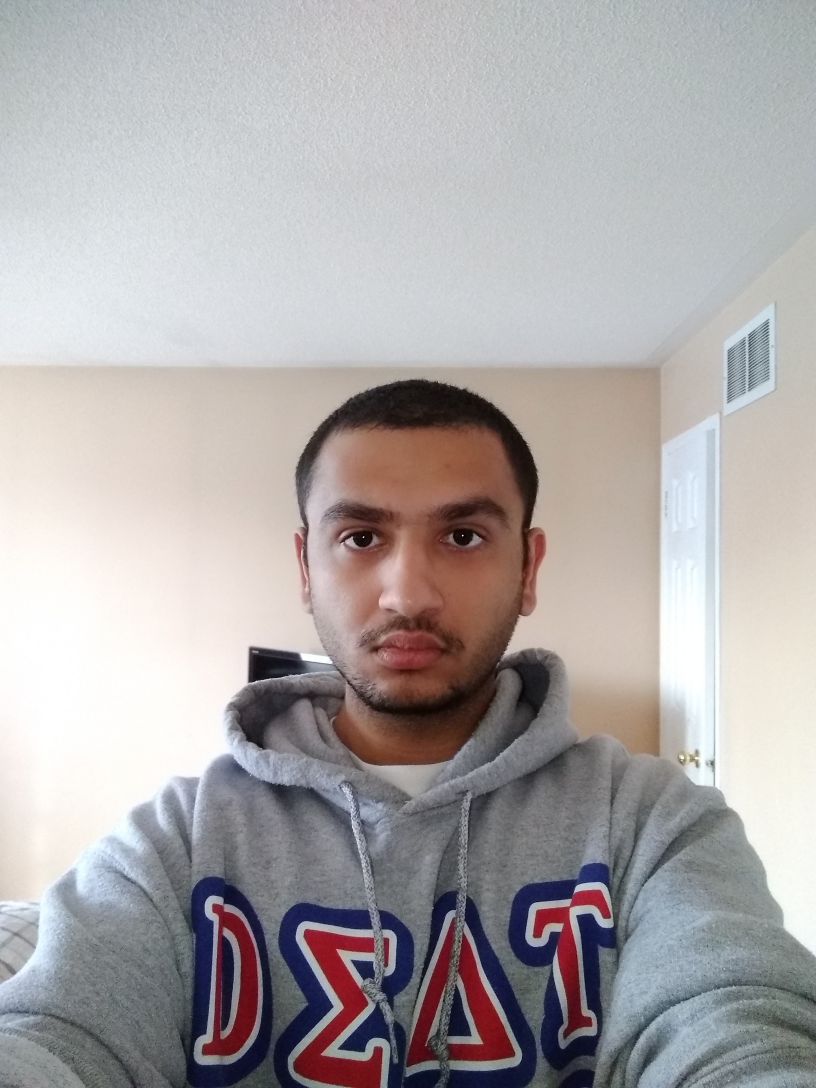
#> input picture StrabismusDetection/Dataset/front_cam_bright.jpg, 2448 x 3264 px (shown at 1/3 size)
$ python stabismus_detection.py   (older library calls are emulated)
#> lines starting #> are read from the running program, lines starting #| are printed output that depends on the picture; after the words box and inside, x2 and y2 are one past the last pixel; in counts of white or black regions, pixels touching at a corner belong together
import numpy as np
import cv2
import imutils

# multiple cascades: https://github.com/Itseez/opencv/tree/master/data/haarcascades

#https://github.com/Itseez/opencv/blob/master/data/haarcascades/haarcascade_frontalface_default.xml
face_cascade = cv2.CascadeClassifier('haarcascade_frontalface_default.xml')
#https://github.com/Itseez/opencv/blob/master/data/haarcascades/haarcascade_eye.xml
eye_cascade = cv2.CascadeClassifier('haarcascade_eye.xml')


#Input Image Requirements:
# 1) Taken by a cellphone by either the front or rear camera
# 2) Taken with flash
# 3) Take approximately 2ft away and at the same level
#    as the user's face (or arms fully extended)
# 4) Only one person in the frame

#Reading the input image
img_original = cv2.imread('front_cam_bright.jpg',1)
#> img_original is the input picture: shape (3264, 2448, 3); mean B, G, R 168.8, 168.3, 172.8

#Converting the input image to grayscale
gray = cv2.cvtColor(img_original, cv2.COLOR_BGR2GRAY)   #convert to grayscale
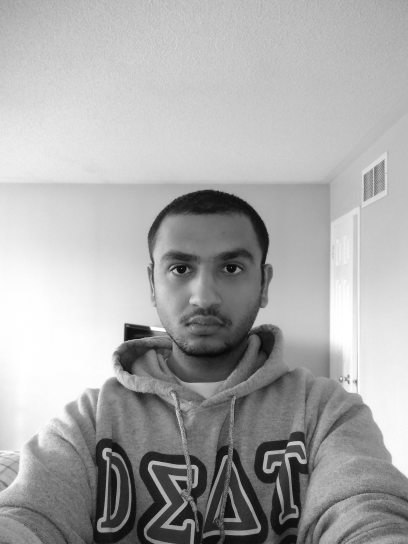
#> gray: shape (3264, 2448) (shown at 1/6 size); min 0, max 255, mean 169.7

#Searching for faces in the grayscale image
faces = face_cascade.detectMultiScale(gray, 1.3, 5)
#> faces = [[822, 1305, 824, 824]]

faces = faces[faces[:,2].argsort()]          #Sorting the detection based on width in ascending order

faces = [faces[-1,:]]                        #Keeping the detection with the largest width
                                             #assuming smaller sized detections are False Positives
for (x,y,w,h) in faces:

    cv2.rectangle(img_original,(x,y),(x+w,y+h),(255,0,0),7) #Drawing a blue rectanlge for the detected faces

    roi_gray = gray[y:y+h, x:x+w]                           #Cropping the detected face image from the grayscale input image

    roi_color = img_original[y:y+h, x:x+w]                  #Cropping the detected face image from the color input image

    eyes = eye_cascade.detectMultiScale(roi_gray,1.3,3)     #Searching for eyes in cropped grayscale face image

    eyes = eyes[eyes[:,2]>=100, :]                          #Removing any detections with widths smaller than 150 pixels
                                                            #Reduces the possibility of false positives

    eyes = eyes[eyes[:,0].argsort()]                        #Sorting the eye detections in ascending order based on the x values
                                                            #this allow for categorization of left and right eye
                                                            #small x value --> closer to the left side of the face image --> person's right eye
                                                            #large x value --> closer to the right side of the face image --> person's left eye
    for (ex,ey,ew,eh) in eyes:
        cv2.rectangle(roi_color,(ex,ey),(ex+ew,ey+eh),(0,255,0),7) #Drawing a green rectanlge for the detected faces
#> this loop made 1 pass
#> (x, y, w, h, eyes) on pass 1: (822, 1305, 824, 824, [[169, 228, 166, 166], [472, 219, 173, 173]])
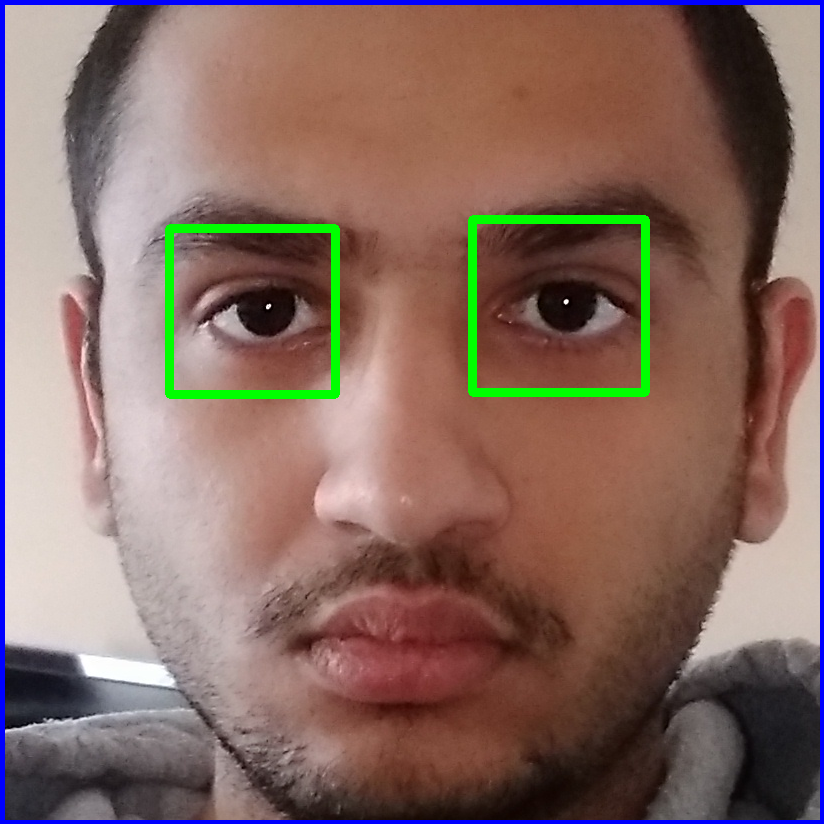
#> roi_color: shape (824, 824, 3); mean B, G, R 99.3, 107.3, 134.2

#Cropping the left and right color images from the cropped face images
eyeR_color = roi_color[eyes[0][1]:eyes[0][1]+eyes[0][3], eyes[0][0]:eyes[0][0]+eyes[0][2]]
eyeL_color = roi_color[eyes[1][1]:eyes[1][1]+eyes[1][3], eyes[1][0]:eyes[1][0]+eyes[1][2]]

#Cropping the left and right grayscale images from the cropped face images
eyeR_gray = roi_gray[eyes[0][1]:eyes[0][1]+eyes[0][3], eyes[0][0]:eyes[0][0]+eyes[0][2]]
eyeL_gray = roi_gray[eyes[1][1]:eyes[1][1]+eyes[1][3], eyes[1][0]:eyes[1][0]+eyes[1][2]]

#Properties of the Eye Detection with Haar Cascades: (Experimentally gathered)
# 1) Width and height are equal, square in shape
# 2) For most cases the iris is relatively cenetered within the detected patch
# 3) The eye detections tend to include eyebrows
#   -> Eyebrows tend to cause issues with iris detection therefore, further cropping is required
#      where only 70% of the center of the detected eye image is retained

#Cropping the center 70% of the left and right color eye images
eyeR_color = eyeR_color[np.int(np.floor(eyeR_color.shape[0]*0.15)):np.int(np.ceil(eyeR_color.shape[0]*0.85)), np.int(np.floor(eyeR_color.shape[1]*0.15)):np.int(np.ceil(eyeR_color.shape[1]*0.85))]
#> eyeR_color: shape (118, 118, 3)
eyeL_color = eyeL_color[np.int(np.floor(eyeL_color.shape[0]*0.15)):np.int(np.ceil(eyeL_color.shape[0]*0.85)), np.int(np.floor(eyeL_color.shape[1]*0.15)):np.int(np.ceil(eyeL_color.shape[1]*0.85))]
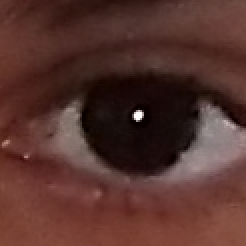
#> eyeL_color: shape (123, 123, 3) (shown 2 times larger); mean B, G, R 45.2, 51, 86.1

#Cropping the center 70% of the left and right gray eye images
eyeR_gray = eyeR_gray[np.int(np.floor(eyeR_gray.shape[0]*0.15)):np.int(np.ceil(eyeR_gray.shape[0]*0.85)), np.int(np.floor(eyeR_gray.shape[1]*0.15)):np.int(np.ceil(eyeR_gray.shape[1]*0.85))]
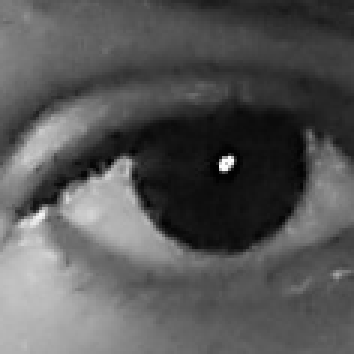
#> eyeR_gray: shape (118, 118) (shown 3 times larger); min 2, max 252, mean 86.6
eyeL_gray = eyeL_gray[np.int(np.floor(eyeL_gray.shape[0]*0.15)):np.int(np.ceil(eyeL_gray.shape[0]*0.85)), np.int(np.floor(eyeL_gray.shape[1]*0.15)):np.int(np.ceil(eyeL_gray.shape[1]*0.85))]
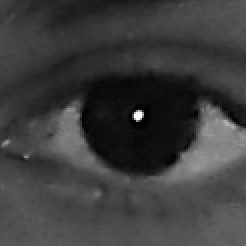
#> eyeL_gray: shape (123, 123) (shown 2 times larger); min 2, max 253, mean 60.9

#Resizing the image to display in OpenCv (large image aren't displayed properly)
img = imutils.resize(img_original, width=700)

#cv2.imshow('face',img)              #Viewing the detected face and eyes
#cv2.imwrite('face_&_eyes.jpg', img)
#cv2.waitKey(0) & 0xff
#cv2.destroyAllWindows()

#cv2.imshow('right_eye',eyeR_color)              #Viewing the detected face and eyes
#cv2.imshow('left_eye',eyeL_color)
#cv2.imwrite('right_eye.jpg', eyeR_color)
#cv2.imwrite('left_eye.jpg', eyeL_color)
#cv2.waitKey(0) & 0xff
#cv2.destroyAllWindows()
########################COMPUTING_THE_CENTROID_OF_THE_EYE_IMAGES#########################
#
#Recall the 2nd property of the Haar Cascade from above, we know that the iris will be
#somewhat centered in the cropped eye image. We can use this to our advantage to create
#a mask which can be used to give us a better understanding of where the center of the
#iris should be located in the cropped eye image.
#
#Steps to be taken:
# 1)Sample the center of the cropped eye image to get an understanding of the color of
#   iris in the image
#       -> 20 (5x5) patches from the center of the cropped eye images will be sampled
#       -> the average color of each of these patches will be computed
# 2)Iterate through the cropped eye image to check if each pixel in the image has a
#   similar color as the iris, if so then add that pixel location to the mask
# 3)Upon completion of step 2, you should have a binary mask with all the pixels
#   with similar color values as the iris. Then calculate the centroid of the mask
#   to get the approximate center of the iris


#Computing the coordinates of the center of the left and right cropped eye images
dR = eyeR_color.shape
dR = np.array([int(dR[0]/2),int(dR[1]/2)])  #the center coordinates of the right eye

dL = eyeL_color.shape
dL = np.array([int(dL[0]/2),int(dL[1]/2)])  #the center coordinates of the left eye

#initializing the scaling array which will move the center of the sampling patch
#across the center of the cropped eye image
scaling = np.linspace(-0.1,0.1,20,endpoint = True)

#initializing the patch size
patch_size = 5

#intializing the arrays in which the average color of each of the 20 patches will be stored
patchR_avg_color = np.zeros((len(scaling),4))
patchL_avg_color = np.zeros((len(scaling),4))

ind = 0 #indexing variable

#eyeR2_color = eyeR_color
#eyeL2_color = eyeL_color


for i in scaling:
    #computing the vertical and horizontal offset required by offsetting it
    #by the scaling factor in the scaling array
    dR_offset = np.int_(np.array([x * i for x in dR]))
    dL_offset = np.int_(np.array([x * i for x in dL]))

    #computing the patch center by adding the offsets computed previously
    patchR_center = np.array(dR+dR_offset)
    patchL_center = np.array(dL+dL_offset)

    #computing the coordinates of bottom left corner of the patch for the right eye
    patchR_x = int(patchR_center[0] - patch_size / 2)
    patchR_y = int(patchR_center[1] - patch_size / 2)

    #computing the coordinates of bottom left corner of the patch for the left eye
    patchL_x = int(patchL_center[0] - patch_size / 2)
    patchL_y = int(patchL_center[1] - patch_size / 2)

    # [17 lines of commented-out code are left out]
    patchR_image = eyeR_color[patchR_x:patchR_x+patch_size, patchR_y:patchR_y+patch_size]
    patchL_image = eyeL_color[patchL_x:patchL_x+patch_size, patchL_y:patchL_y+patch_size]

    #computing the average RBG values for the patch and saving it for both eyes
    patchR_avg_color[ind,:3] = np.average(np.average(patchR_image, axis=0), axis=0)
    patchL_avg_color[ind,:3] = np.average(np.average(patchL_image, axis=0), axis=0)

    ind += 1
#> this loop made 20 passes
#> (dL_offset, patchR_center, patchL_center, patchR_x, patchR_y, patchL_x, patchL_y) on passes 2 to 9: ([-5, -5], [54, 54], [56, 56], 51, 51, 53, 53), ([-4, -4], [55, 55], [57, 57], 52, 52, 54, 54), ([-4, -4], [55, 55], [57, 57], 52, 52, 54, 54), ([-3, -3], [56, 56], [58, 58], 53, 53, 55, 55), ([-2, -2], [57, 57], [59, 59], 54, 54, 56, 56), ([-2, -2], [57, 57], [59, 59], 54, 54, 56, 56), ([-1, -1], [58, 58], [60, 60], 55, 55, 57, 57), ([0, 0], [59, 59], [61, 61], 56, 56, 58, 58)
#> after the loop, ind = 20; patchL_avg_color = 20 rows, first 6: [12.8, 15.68, 28.44, 0], [13.04, 15.28, 27.36, 0], [12.52, 14.56, 25.84, 0], [12.52, 14.56, 25.84, 0], [11.68, 13.68, 24.16, 0], [11, 13, 23.36, 0]; patchR_avg_color = 20 rows, first 6: [25.08, 25.08, 38.76, 0], [25.08, 25.08, 38.76, 0], [22.8, 22.8, 36.32, 0], [22.8, 22.8, 36.32, 0], [20.04, 20.04, 33.4, 0], [17.88, 17.88, 31.24, 0]


#Calculating the intensity color intensity for each of the 20 patches from the last step
for i in range(len(scaling)):

    patchR_avg_color[i,3] = np.sqrt(np.sum(np.square(patchR_avg_color[i])))
    patchL_avg_color[i,3] = np.sqrt(np.sum(np.square(patchL_avg_color[i])))
#> after the loop, patchL_avg_color = 20 rows, first 6: [12.8, 15.68, 28.44, 34.91], [13.04, 15.28, 27.36, 33.94], [12.52, 14.56, 25.84, 32.19], [12.52, 14.56, 25.84, 32.19], [11.68, 13.68, 24.16, 30.12], [11, 13, 23.36, 28.91]; patchR_avg_color = 20 rows, first 6: [25.08, 25.08, 38.76, 52.54], [25.08, 25.08, 38.76, 52.54], [22.8, 22.8, 36.32, 48.57], [22.8, 22.8, 36.32, 48.57], [20.04, 20.04, 33.4, 43.8], [17.88, 17.88, 31.24, 40.19]

#Sorting the average color of the patches in ascending order based on intensity
patchR_avg_color = patchR_avg_color[patchR_avg_color[:,3].argsort()]
#> patchR_avg_color = 20 rows, first 6: [13.88, 12.88, 24.16, 30.7], [13.88, 12.88, 24.16, 30.7], [14.16, 13.68, 25.36, 32.11], [14.16, 13.68, 25.36, 32.11], [14.2, 14, 25.92, 32.7], [14.2, 14.2, 26.6, 33.33]
patchL_avg_color = patchL_avg_color[patchL_avg_color[:,3].argsort()]
#> patchL_avg_color = 20 rows, first 6: [8.8, 9.68, 21.64, 25.29], [9.24, 10.2, 21.92, 25.88], [9.64, 10.84, 22.04, 26.39], [9.64, 10.84, 22.04, 26.39], [10.28, 11.88, 22.64, 27.56], [10.92, 12.92, 23.24, 28.74]

#Computing the median intensity of the sorted list
patchR_median_intensity = np.median(patchR_avg_color[:,3])
#> patchR_median_intensity = 35.75
patchL_median_intensity = np.median(patchL_avg_color[:,3])
#> patchL_median_intensity = 29.63

#Removing all patches with intensity value greater than the median intensity
#This must be done because the original image taken by the user is assumed to be taken
#with flash, therefore, there will be patches in the iris with a very high intensities
#and these patches should not be considered when trying to assess the color of the iris
patchR_avg_color=patchR_avg_color[patchR_avg_color[:,3]<= patchR_median_intensity, :]
#> patchR_avg_color = [[13.88, 12.88, 24.16, 30.7], [13.88, 12.88, 24.16, 30.7], [14.16, 13.68, 25.36, 32.11], [14.16, 13.68, 25.36, 32.11], [14.2, 14, 25.92, 32.7], [14.2, 14.2, 26.6, 33.33], [14.2, 14.2, 26.6, 33.33], [15, 15, 27.96, 35.1], [15.2, 15.2, 28.56, 35.75], [15.2, 15.2, 28.56, 35.75], [15.2, 15.2, 28.56, 35.75], [15.2, 15.2, 28.56, 35.75]]
patchL_avg_color=patchL_avg_color[patchL_avg_color[:,3]<= patchL_median_intensity, :]
#> patchL_avg_color = [[8.8, 9.68, 21.64, 25.29], [9.24, 10.2, 21.92, 25.88], [9.64, 10.84, 22.04, 26.39], [9.64, 10.84, 22.04, 26.39], [10.28, 11.88, 22.64, 27.56], [10.92, 12.92, 23.24, 28.74], [11, 13, 23.36, 28.91], [11, 13, 23.36, 28.91], [11.16, 13.16, 23.64, 29.27], [11.16, 13.16, 23.64, 29.27]]


#Removing the color intensity column from the patch average color array
patchR_avg_color = patchR_avg_color[:,:3]
#> patchR_avg_color = [[13.88, 12.88, 24.16], [13.88, 12.88, 24.16], [14.16, 13.68, 25.36], [14.16, 13.68, 25.36], [14.2, 14, 25.92], [14.2, 14.2, 26.6], [14.2, 14.2, 26.6], [15, 15, 27.96], [15.2, 15.2, 28.56], [15.2, 15.2, 28.56], [15.2, 15.2, 28.56], [15.2, 15.2, 28.56]]
patchL_avg_color = patchL_avg_color[:,:3]
#> patchL_avg_color = [[8.8, 9.68, 21.64], [9.24, 10.2, 21.92], [9.64, 10.84, 22.04], [9.64, 10.84, 22.04], [10.28, 11.88, 22.64], [10.92, 12.92, 23.24], [11, 13, 23.36], [11, 13, 23.36], [11.16, 13.16, 23.64], [11.16, 13.16, 23.64]]

#Computing the average RGB values from the patches most representative of the iris
avg_colorR = np.average(patchR_avg_color, axis=0)
#> avg_colorR = [14.54, 14.28, 26.7]
avg_colorL = np.average(patchL_avg_color, axis=0)
#> avg_colorL = [10.28, 11.87, 22.75]

#Computing the higher and lower limits of the average color
#by adding +/- 35% tolerance to the average color
avg_colorR_h = np.int_(np.ceil(avg_colorR*1.35))
#> avg_colorR_h = [20, 20, 37]
avg_colorR_l = np.int_(np.floor(avg_colorR - avg_colorR*0.35))
#> avg_colorR_l = [9, 9, 17]

avg_colorL_h = np.int_(np.ceil(avg_colorL*1.35))
#> avg_colorL_h = [14, 17, 31]
avg_colorL_l = np.int_(np.floor(avg_colorL - avg_colorL*0.35))
#> avg_colorL_l = [6, 7, 14]

#initializing the mask for each to be the same x and y dimension as the cropped eye images
maskR = np.zeros((eyeR_color.shape[0],eyeR_color.shape[1]))
maskL = np.zeros((eyeL_color.shape[0],eyeL_color.shape[1]))

#iterating through the cropped eye image to check if pixels in the
#eye image fall within the range that defines iris color
for i in range(eyeR_color.shape[0]):
    for j in range(eyeR_color.shape[1]):
        if (eyeR_color[i,j] >= avg_colorR_l).all():
            if (eyeR_color[i,j] <= avg_colorR_h).all():
                maskR[i,j] = 255
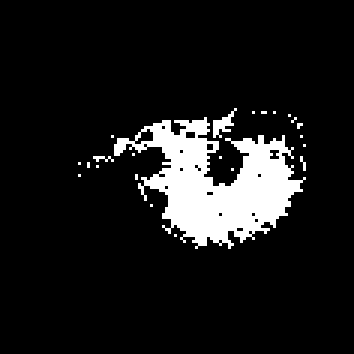
#> maskR: shape (118, 118) float64 (shown 3 times larger); 10.1% white; 23 white regions (21 under 20 px), largest, box (x1, y1, x2, y2) and area: (38, 39, 102, 83) 1341, (71, 36, 79, 46) 33

for i in range(eyeL_color.shape[0]):
    for j in range(eyeL_color.shape[1]):
        if (eyeL_color[i,j] >= avg_colorL_l).all():
            if (eyeL_color[i,j] <= avg_colorL_h).all():
                maskL[i,j] = 255
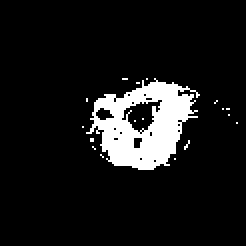
#> maskL: shape (123, 123) float64 (shown 2 times larger); 9.4% white; 18 white regions (17 under 20 px), largest, box (x1, y1, x2, y2) and area: (43, 39, 100, 85) 1394


# computing the centroid of the masks
MR = cv2.moments(maskR)
#> MR = moments, m00 360060, centre m10/m00, m01/m00 = (71.82, 60.06)
ML = cv2.moments(maskL)
#> ML = moments, m00 363885, centre m10/m00, m01/m00 = (71.58, 62.16)
#> (the rest of the program and of its run is left out)
